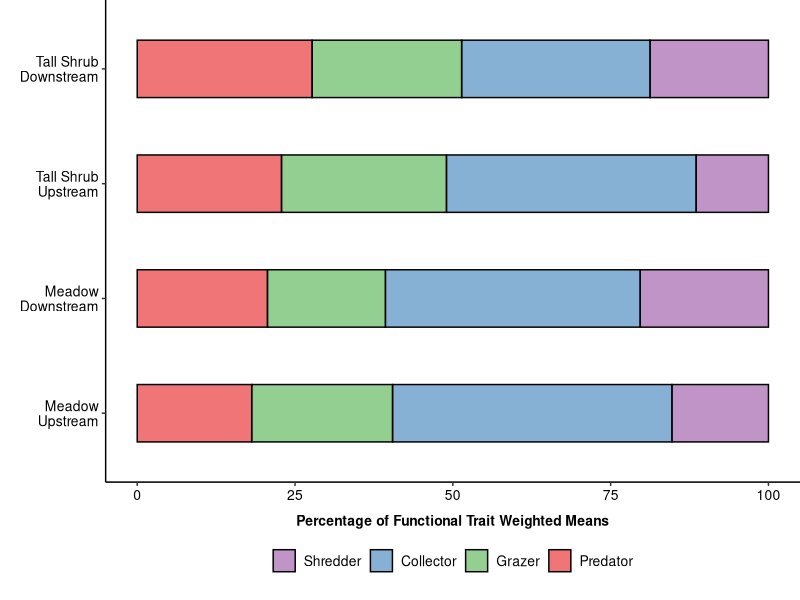

Recreate this plot in R.

# Script:  Functional Groups Stacked Barplot ----

#  Robin Satter                          

## Required Packages ----

library(tidyverse)
library(reshape2)
library(readxl)


## Preparing Data ----

# Community Weighted Means (cwm)
cwm <- read_xlsx("cwm_nmds.xlsx")

# Functional disperion dataframe (c)
c <- read_xlsx("fddata.xlsx")

cwm_long <- cbind (cwm, c)

cwm_long <- melt(cwm_long,
                 id.vars = c(1,6,7,8,9,10,12),
                 measure.vars = c("SHR","COL","GRA","PRE" ),
                 variable.name = "Feeding", value.name = "CWM")


order1 <- c("CU", "CD", "SU", "SD")
order2 <- c("PRE", "GRA","COL","SHR")

cwmSUM <- cwm_long %>%
  dplyr::group_by(Feeding, Code) %>%
  dplyr::summarise(CWM=mean(CWM))


## Stacked Barplot of Proportional FFG ----

ggplot(cwmSUM) + 
  
  geom_bar(aes(fill=Feeding, y=CWM, x=factor(Code, order1)),colour="black",
           stat="identity",position="fill", width=0.5, alpha=0.6)+
  
  scale_fill_manual(values=c("#984ea3","#377eb8","#4daf4a", "#e41a1c"),
                    breaks=c("SHR", "COL","GRA","PRE"),
                    labels=c("Shredder","Collector",
                             "Grazer", "Predator"))+
  
  scale_x_discrete(labels=c("CU"="Meadow\nUpstream","CD"="Meadow\nDownstream",
                            "SU"= "Tall Shrub\nUpstream","SD"="Tall Shrub\nDownstream"))+
  
  scale_y_continuous(breaks=c(0, 0.25, 0.50, 0.75, 1),
                     labels=c(0,25,50,75,100))+
  
  theme(legend.position="bottom",
        legend.title = element_blank(),
        legend.background = element_rect(fill='transparent'),
        legend.box.background = element_rect(fill='transparent', 
                                             colour="transparent"),
        legend.text=element_text(size=10), 
        axis.text.y=element_text(angle=0),
        axis.text=element_text(size=10, 
                               colour="black"),
        panel.border = element_blank(),
        panel.grid.major = element_blank(),
        panel.grid.minor = element_blank(),
        axis.line= element_line(size=0.5),
        panel.background = element_blank(),
        plot.margin = unit(c(0,0,0.5,0), "cm"),
        plot.tag = element_text(size = rel(1)),
        axis.title.x=element_text(margin=margin(5,6,0,0), face="bold", size=10, vjust=0.001))+
  
  coord_flip()+
  
  labs(y="Percentage of Functional Trait Weighted Means", x="")
